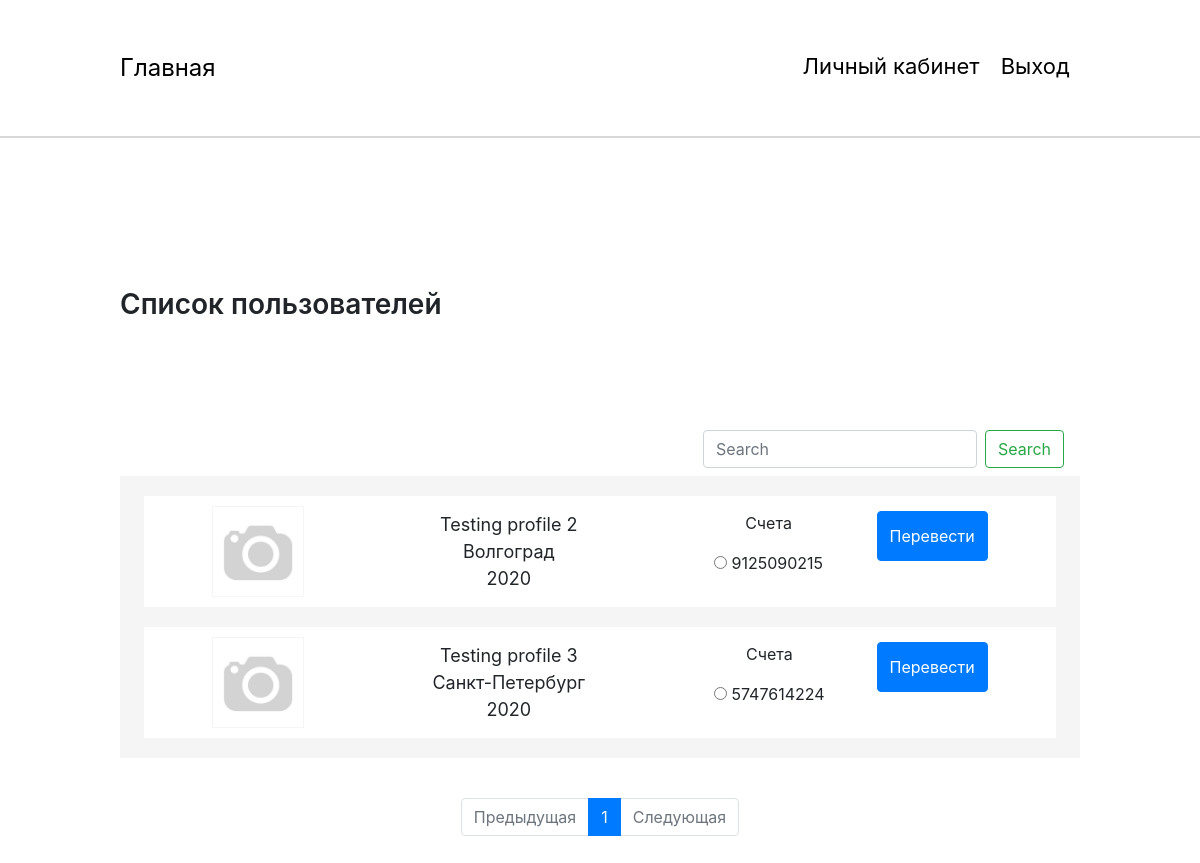
Screenshot of /home/ (signed in) with the database file from the repository.
### home/models.py (models this page shows, shortened)
class Person(models.Model):
    full_name = models.CharField(max_length=150, db_index=True, verbose_name="Полное имя")
    user = models.OneToOneField(settings.AUTH_USER_MODEL, null=True, blank=True, on_delete=models.CASCADE,
                                db_index=True, verbose_name="Информация о ползьзователе")
    date = models.DateField(blank=True, auto_now_add=False, verbose_name="Дата рождения")
    phone = models.CharField(max_length=15, null=True, blank=True, verbose_name="Телефон")
    email = models.CharField(max_length=50, db_index=True, verbose_name="Электронная почта")
    photo = models.ImageField(upload_to='Image', default="/Image/no_person.jpg", verbose_name="Фотография")
    city = models.CharField(max_length=50, blank=True, verbose_name="Город")
    adress = models.CharField(max_length=150, blank=True, verbose_name="Адресс")

class Score(models.Model):
    title = models.CharField(max_length=100, db_index=True, verbose_name="Название")
    slug = models.SlugField(max_length=150, blank=True, unique=True)
    number = models.CharField(max_length=50, unique=True, verbose_name="Номер счета")
    money = models.PositiveIntegerField(default=0, verbose_name="Сумма")
    person_score = models.ForeignKey(Person, on_delete=models.CASCADE, verbose_name="Владелец")
    end_date = models.DateField(blank=True, auto_now_add=False, verbose_name="Дата окончания")
    currency = models.CharField(max_length=30, verbose_name="Валюта")
    bank = models.CharField(max_length=100, verbose_name="Банк")
    bic = models.CharField(max_length=50, verbose_name="БИК")
    inn = models.CharField(max_length=50, verbose_name="ИНН")
    kpp = models.CharField(max_length=50, verbose_name="КПП")

### home/views.py (the view)
# urls.py: path('', List_persons.as_view(), name='home_page_url'),
class List_persons(View):
    def get(self, request):
        current_url = request.get_full_path()
        scores = Score.objects.all()
        search_query = request.GET.get('search')
        if search_query:
            persons = Person.objects.filter(
                (Q(full_name__contains=search_query) | Q(city__contains=search_query)) & ~Q(user_id=request.user.id))
        else:
            persons = Person.objects.exclude(user_id=request.user.id)
        paginator = Paginator(persons, 5)
        page_number = request.GET.get('page', current_url)
        page = paginator.get_page(page_number)
        if page.has_previous():
            prev_url = "?page={}".format(page.previous_page_number())
        else:
            prev_url = ''
        if page.has_next():
            next_url = "?page={}".format(page.next_page_number())
        else:
            next_url = ''
        context = {
            'persons': page,
            'scores': scores,
            'current_url': current_url,
            'prev_url': prev_url,
            'next_url': next_url
        }
        return render(request, 'home/home.html', context=context)

### home/templates/home/home.html (shortened to what this page needs)
{% extends 'base.html' %}
{% load static %}
{% block link_style %}
    <link rel="stylesheet" href="{% static 'css/home.css' %}">
{% endblock %}
{% block main %}
    <section class="main">
        <div class="wrap">
            <h2>Список пользователей</h2>
            <div class="search">
                <nav class="navbar navbar-light bg-transparent justify-content-end">
                    <form class="form-inline" action="{% url 'home_page_url' %}">
                        <input class="form-control mr-sm-2" type="search" placeholder="Search" aria-label="Search"
                               name='search'>
                        <button class="btn btn-outline-success my-2 my-sm-0" type="submit">Search</button>
                    </form>
                </nav>
            </div>
            <div class="list-users">
                {% for person in persons.object_list %}
                    <div class="item-list">
                        <div class="block-image">
                            <img src="/media/{{ person.photo }}" alt="#">
                        </div>
                        <div class="info-user">
                            {{ person.full_name }} <br>
                            {{ person.city }}<br>
                            {{ person.date|date:"Y" }}
                        </div>
                        <div class="score_user">
                            <form action="{% url 'transaction_create_url' %}" method="get">
                                <div class="score-wrap">
                                    <p>Счета</p>
                                    {% for score in scores %}
                                        {% if score.person_score.id == person.id %}
                                            <p><input type="radio"  name="deposit_score"
                                                      value="{{ score.number }}"> {{ score.number }}
                                            </p>
                                        {% endif %}
                                    {% endfor %}
                                </div>
                                <button type="submit" class="btn btn-primary"
                                        {% if not request.user.is_authenticated %}disabled{% endif %}>Перевести
                                </button>
                            </form>
                        </div>
                    </div>
                {% endfor %}
            </div>
            <div class="pagination">
                <nav>
                    <ul class="pagination justify-content-center">
                        <li class="page-item {% if not prev_url %}disabled{% endif %}">
                            <a class="page-link" href="{{ prev_url }}" tabindex="-1" aria-disabled="true">Предыдущая</a>
                        </li>
                        {% for n in persons.paginator.page_range %}
                            <li class="page-item {% if persons.number == n %}active{% endif %}">
                                <a class="page-link" href="?page={{ n }}">{{ n }}</a>
                            </li>
                        {% endfor %}
                        <li class="page-item {% if not next_url %}disabled{% endif %}">
                            <a class="page-link" href="{{ next_url }}">Следующая</a>
                        </li>
                    </ul>
                </nav>
            </div>
        </div>
    </section>
{% endblock %}

### static/css/home.css (style rules this page uses)
* { padding: 0; margin: 0; -webkit-box-sizing: border-box; box-sizing: border-box; }
a { text-decoration: none; color: #000; }
.wrap { width: 80%; margin: 0 auto; }
.main { padding: 150px 0 100px 0; width: 100%; }
.main h2 { font-size: 28px; font-weight: 600; }
.main .search { margin-top: 100px; }
.main .list-users { width: 100%; display: -webkit-box; display: -ms-flexbox; display: flex; -webkit-box-orient: vertical; -webkit-box-direction: normal; -ms-flex-direction: column; flex-direction: column; -webkit-box-align: center; -ms-flex-align: center; align-items: center; padding: 0 0 20px 0; background-color: #f5f5f5; }
.main .list-users .item-list { width: 95%; margin: 0 auto; display: -webkit-box; display: -ms-flexbox; display: flex; -webkit-box-pack: space-evenly; -ms-flex-pack: space-evenly; justify-content: space-evenly; -webkit-box-align: center; -ms-flex-align: center; align-items: center; background-color: #fff; margin-top: 20px; padding: 10px 0 10px; }
.main .list-users .item-list .block-image { width: 10%; border: 1px solid #f5f5f5; overflow: hidden; }
.main .list-users .item-list .block-image img { max-width: 100%; -webkit-transition-duration: 1s; transition-duration: 1s; min-width: 50px; }
.main .list-users .item-list .info-user { height: 100%; padding: 5px; text-align: center; font-size: 18px; width: 30%; }
.main .list-users .item-list .score_user { text-align: center; width: 30%; }
.main .pagination { -webkit-box-pack: center; -ms-flex-pack: center; justify-content: center; margin-top: 20px; }
.score_user form { width: 100%; display: flex; justify-content: space-between; }
.score_user button { max-height: 50px; }

### rows the page displays
Person: photo (picture), full_name "Testing profile 2", city "Волгоград", date "2020"
Score: number "9125090215"
Person: photo (picture), full_name "Testing profile 3", city "Санкт-Петербург", date "2020"
Score: number "5747614224"

### other values shown
{{ n }} "1"
